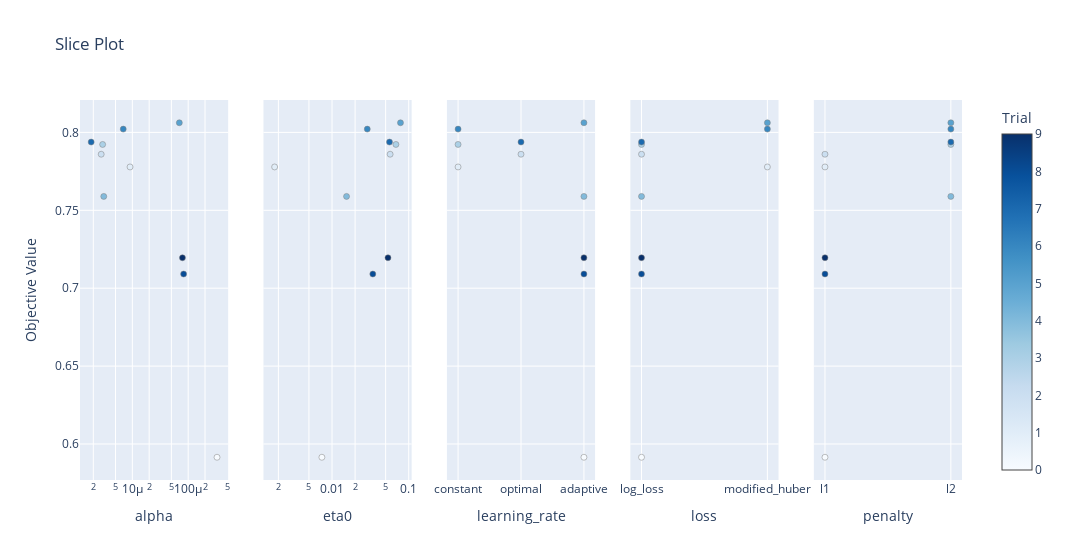

The notebook cell saved with this chart:
### Code cell
vis.plot_slice(study)

### Figure 1 — Plotly figure (JSON) as saved in the notebook; plotly's stock layout.template omitted (floating-point values rounded to 4 significant figures)
{"data": [{"marker": {"color": [0, 1, 2, 3, 4, 5, 6, 7, 8, 9], "colorbar": {"title": {"text": "Trial"}, "x": 1, "xpad": 40}, "colorscale": [[0, "rgb(247,251,255)"], [0.125, "rgb(222,235,247)"], [0.25, "rgb(198,219,239)"], [0.375, "rgb(158,202,225)"], [0.5, "rgb(107,174,214)"], [0.625, "rgb(66,146,198)"], [0.75, "rgb(33,113,181)"], [0.875, "rgb(8,81,156)"], [1, "rgb(8,48,107)"]], "line": {"color": "Grey", "width": 0.5}, "showscale": true}, "mode": "markers", "name": "Feasible Trial", "showlegend": false, "type": "scatter", "x": [0.0003281, 9.091e-06, 2.769e-06, 2.937e-06, 3.076e-06, 6.933e-05, 6.87e-06, 1.83e-06, 8.282e-05, 7.887e-05], "xaxis": "x", "y": [0.5915, 0.7778, 0.786, 0.7923, 0.7589, 0.8062, 0.8021, 0.7938, 0.7091, 0.7195], "yaxis": "y"}, {"marker": {"color": [0, 1, 2, 3, 4, 5, 6, 7, 8, 9], "colorbar": {"title": {"text": "Trial"}, "x": 1, "xpad": 40}, "colorscale": [[0, "rgb(247,251,255)"], [0.125, "rgb(222,235,247)"], [0.25, "rgb(198,219,239)"], [0.375, "rgb(158,202,225)"], [0.5, "rgb(107,174,214)"], [0.625, "rgb(66,146,198)"], [0.75, "rgb(33,113,181)"], [0.875, "rgb(8,81,156)"], [1, "rgb(8,48,107)"]], "line": {"color": "Grey", "width": 0.5}, "showscale": false}, "mode": "markers", "name": "Feasible Trial", "showlegend": false, "type": "scatter", "x": [0.007376, 0.001785, 0.05723, 0.06813, 0.01546, 0.07807, 0.02881, 0.05614, 0.03403, 0.05365], "xaxis": "x2", "y": [0.5915, 0.7778, 0.786, 0.7923, 0.7589, 0.8062, 0.8021, 0.7938, 0.7091, 0.7195], "yaxis": "y2"}, {"marker": {"color": [0, 1, 2, 3, 4, 5, 6, 7, 8, 9], "colorbar": {"title": {"text": "Trial"}, "x": 1, "xpad": 40}, "colorscale": [[0, "rgb(247,251,255)"], [0.125, "rgb(222,235,247)"], [0.25, "rgb(198,219,239)"], [0.375, "rgb(158,202,225)"], [0.5, "rgb(107,174,214)"], [0.625, "rgb(66,146,198)"], [0.75, "rgb(33,113,181)"], [0.875, "rgb(8,81,156)"], [1, "rgb(8,48,107)"]], "line": {"color": "Grey", "width": 0.5}, "showscale": false}, "mode": "markers", "name": "Feasible Trial", "showlegend": false, "type": "scatter", "x": ["adaptive", "constant", "optimal", "constant", "adaptive", "adaptive", "constant", "optimal", "adaptive", "adaptive"], "xaxis": "x3", "y": [0.5915, 0.7778, 0.786, 0.7923, 0.7589, 0.8062, 0.8021, 0.7938, 0.7091, 0.7195], "yaxis": "y3"}, {"marker": {"color": [0, 1, 2, 3, 4, 5, 6, 7, 8, 9], "colorbar": {"title": {"text": "Trial"}, "x": 1, "xpad": 40}, "colorscale": [[0, "rgb(247,251,255)"], [0.125, "rgb(222,235,247)"], [0.25, "rgb(198,219,239)"], [0.375, "rgb(158,202,225)"], [0.5, "rgb(107,174,214)"], [0.625, "rgb(66,146,198)"], [0.75, "rgb(33,113,181)"], [0.875, "rgb(8,81,156)"], [1, "rgb(8,48,107)"]], "line": {"color": "Grey", "width": 0.5}, "showscale": false}, "mode": "markers", "name": "Feasible Trial", "showlegend": false, "type": "scatter", "x": ["log_loss", "modified_huber", "log_loss", "log_loss", "log_loss", "modified_huber", "modified_huber", "log_loss", "log_loss", "log_loss"], "xaxis": "x4", "y": [0.5915, 0.7778, 0.786, 0.7923, 0.7589, 0.8062, 0.8021, 0.7938, 0.7091, 0.7195], "yaxis": "y4"}, {"marker": {"color": [0, 1, 2, 3, 4, 5, 6, 7, 8, 9], "colorbar": {"title": {"text": "Trial"}, "x": 1, "xpad": 40}, "colorscale": [[0, "rgb(247,251,255)"], [0.125, "rgb(222,235,247)"], [0.25, "rgb(198,219,239)"], [0.375, "rgb(158,202,225)"], [0.5, "rgb(107,174,214)"], [0.625, "rgb(66,146,198)"], [0.75, "rgb(33,113,181)"], [0.875, "rgb(8,81,156)"], [1, "rgb(8,48,107)"]], "line": {"color": "Grey", "width": 0.5}, "showscale": false}, "mode": "markers", "name": "Feasible Trial", "showlegend": false, "type": "scatter", "x": ["l1", "l1", "l1", "l2", "l2", "l2", "l2", "l2", "l1", "l1"], "xaxis": "x5", "y": [0.5915, 0.7778, 0.786, 0.7923, 0.7589, 0.8062, 0.8021, 0.7938, 0.7091, 0.7195], "yaxis": "y5"}], "layout": {"title": {"text": "Slice Plot"}, "width": 1500, "xaxis": {"anchor": "y", "domain": [0, 0.168], "title": {"text": "alpha"}, "type": "log"}, "xaxis2": {"anchor": "y2", "domain": [0.208, 0.376], "title": {"text": "eta0"}, "type": "log"}, "xaxis3": {"anchor": "y3", "categoryarray": ["constant", "optimal", "adaptive"], "categoryorder": "array", "domain": [0.416, 0.584], "title": {"text": "learning_rate"}, "type": "category"}, "xaxis4": {"anchor": "y4", "categoryarray": ["log_loss", "modified_huber"], "categoryorder": "array", "domain": [0.624, 0.792], "title": {"text": "loss"}, "type": "category"}, "xaxis5": {"anchor": "y5", "categoryarray": ["l1", "l2"], "categoryorder": "array", "domain": [0.832, 1], "title": {"text": "penalty"}, "type": "category"}, "yaxis": {"anchor": "x", "domain": [0, 1], "title": {"text": "Objective Value"}}, "yaxis2": {"anchor": "x2", "domain": [0, 1], "matches": "y", "showticklabels": false}, "yaxis3": {"anchor": "x3", "domain": [0, 1], "matches": "y", "showticklabels": false}, "yaxis4": {"anchor": "x4", "domain": [0, 1], "matches": "y", "showticklabels": false}, "yaxis5": {"anchor": "x5", "domain": [0, 1], "matches": "y", "showticklabels": false}}}
